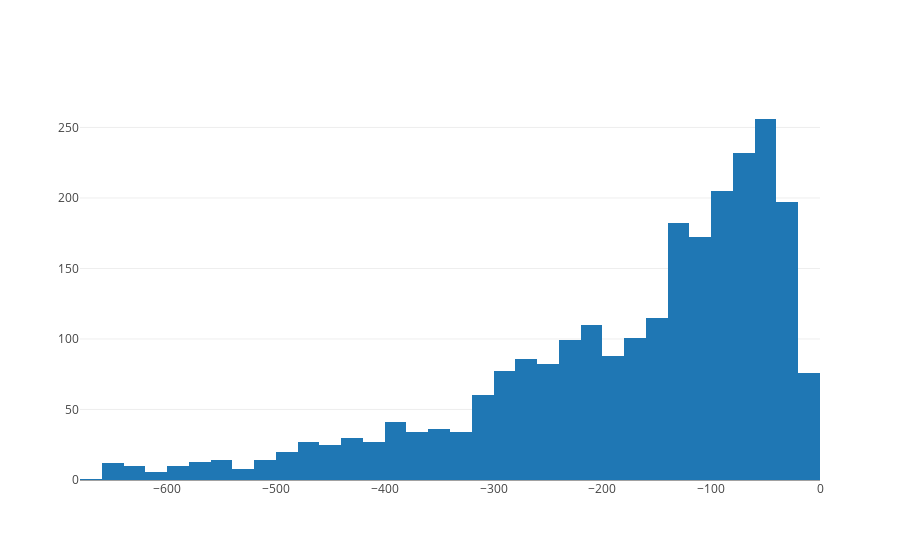

Notebook code cell kept with this figure:
### Code cell
print(Ws.shape)
hist1 = go.Histogram(x = Ws[:,0, 0, 1])
hist2 = go.Histogram(x = Ws[:,1, 0, 1])
hist3 = go.Histogram(x = Ws[:,2, 0, 1])
pyo.iplot([hist3])

### Figure 1 — Plotly figure (JSON) as saved in the notebook; plotly's stock layout.template omitted (floating-point values rounded to 4 significant figures; data arrays with more than 128 entries replaced by an {"elided": "..."} marker saying what was removed)
{"data": [{"type": "histogram", "x": {"elided": "2500 float values"}}], "layout": {}}
